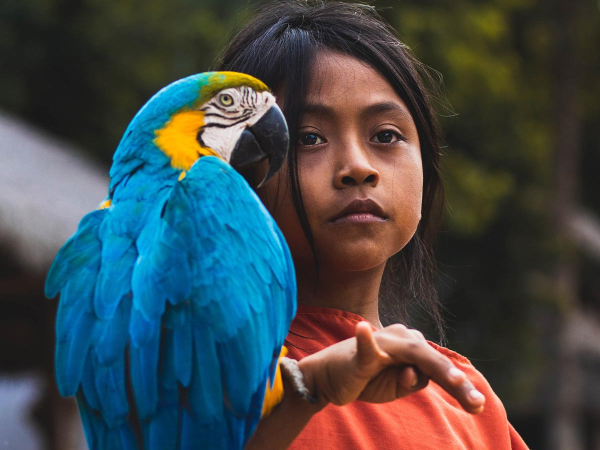
#> input picture test.jpeg, 1200 x 900 px (shown at 1/2 size); its folder holds 5 pictures in this run
$ python main.py   (older library calls are emulated)
#> lines starting #> are read from the running program, lines starting #| are printed output that depends on the picture; after the words box and inside, x2 and y2 are one past the last pixel; in counts of white or black regions, pixels touching at a corner belong together
### image.py
import numpy as np
import cv2
from skimage.util import random_noise


class Image:
    def __init__(self, input=None):
        if type(input) == type(str()):
            self.img = cv2.imread(input)
        elif type(input) == type(list()):
            self.img = input
        else:
            self.img = None

    def adjustBrightness(self, br, save=False):
        temp = self.img.astype(np.int)
        temp = temp * br
        temp[temp > 255] = 255
        temp = temp.astype(np.uint8)
        if save > 0:
            self.img = temp
        return temp

    def edge(self, save=False):
        temp = cv2.Canny(self.img, 100, 200)
        if save == True:
            self.img = temp
        return temp

    def edgePriserving(self, save=False):
        temp = cv2.edgePreservingFilter(self.img)
        if save == True:
            self.img = temp
        return temp

    def contoured(self, save=False):
        edged = self.edge()
        # Finding Contours
        contour, hier = cv2.findContours(
            edged, cv2.RETR_EXTERNAL, cv2.CHAIN_APPROX_NONE
        )
        # print("Count of Contours  = " + str(len(contour)))
        if save == False:
            temp = self.img.copy()
        return cv2.drawContours(temp, contour, -1, (0, 0, 255), 1)

    def crop(self, height, width, save=False):
        temp = self.img[height[0] : height[1], width[0] : width[1], :]
        if save == True:
            self.img = temp
        return temp

    #       'gauss'     Gaussian-distributed additive noise.
    #       'poisson'   Poisson-distributed noise generated from the data.
    #       's&p'       Replaces random pixels with 0 or 1.
    #       'speckle'   Multiplicative noise using out = image + n*image,where
    #                   n is uniform noise with specified mean & variance.
    #       x = var :
    #       Variance of random distribution. Used in ‘gaussian’ and ‘speckle’.
    #       x = amount :
    #       Proportion of image pixels to replace with noise on range [0, 1]. Used in ‘salt’, ‘pepper’, and ‘salt & pepper’.

    def addnoise(self, mode, x=0.05, save=False):
        if mode == "gaussian" or mode == "speckle":
            gimg = random_noise(self.img, mode=mode, var=x)
        elif mode == "s&p" or mode == "pepper" or mode == "salt":
            gimg = random_noise(self.img, mode=mode, amount=x)
        elif mode == "poisson":
            gimg = random_noise(self.img, mode=mode)
        else:
            return self.img
        gimg = np.floor(gimg * 255).astype(np.uint8)
        if save == True:
            self.img = gimg
        return gimg

    def rotate(self, angle, save=False):
        rows, cols, bgr = self.img.shape
        # cols-1 and rows-1 are the coordinate limits.
        M = cv2.getRotationMatrix2D(((cols - 1) / 2.0, (rows - 1) / 2.0), angle, 1)
        dst = cv2.warpAffine(self.img, M, (cols, rows))
        if save == True:
            self.img = dst
        return dst

    def denoise(self, save=False):
        temp = cv2.fastNlMeansDenoisingColored(self.img, None, 10, 10, 7, 15)
        temp = cv2.medianBlur(temp, 9)
        if save == True:
            self.img = temp
        return temp


    # [37 lines left out: functions grayScale, apply_sepia, destroy, Morphological, openning, not called in this run]

### funcs.py
from numpy.lib.type_check import imag
from image import Image
import glob
import cv2


def allImagesInThisDirectory(directory):
    list_of_possible_formats = [
        "bmp",
        "pbm",
        "pgm",
        "ppm",
        "sr",
        "ras",
        "jpeg",
        "jpg",
        "jpe",
        "jp2",
        "tiff",
        "tif",
        "png",
    ]
    list_of_images_directory = list()
    for format in list_of_possible_formats:
        list_of_images_directory += glob.glob(directory + "\\*." + format)
    list_of_image_objects = [Image(x) for x in list_of_images_directory]
#> in __init__, self.img is the input picture: shape (900, 1200, 3); mean B, G, R 75.5, 73.3, 66.1
#> call 2 of __init__, with input = './image1.jpg'
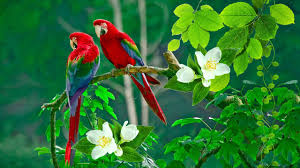
#> input picture image1.jpg, 300 x 168 px
#> in __init__, self.img is the input picture: shape (168, 300, 3); mean B, G, R 52, 115.7, 48.8
#> call 3 of __init__, with input = './rd1.jpg'
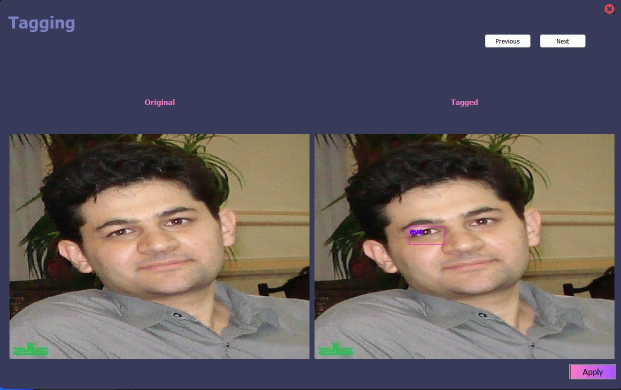
#> input picture rd1.jpg, 1242 x 780 px (shown at 1/2 size)
#> in __init__, self.img is the input picture: shape (780, 1242, 3); mean B, G, R 93.8, 89.8, 97.1
#> call 4 of __init__, with input = './rd2.jpg'
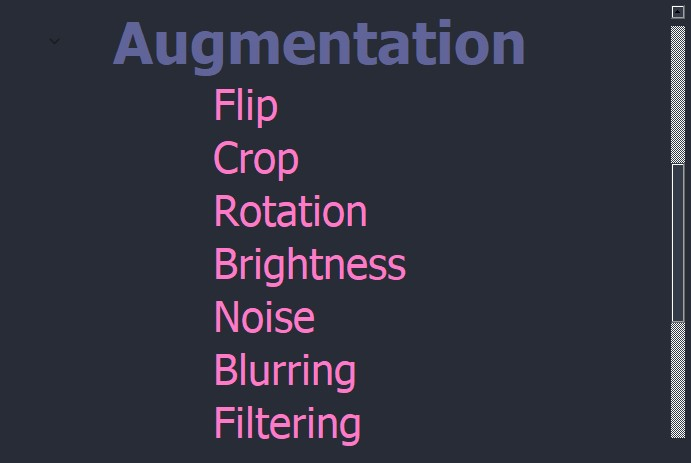
#> input picture rd2.jpg, 691 x 463 px
#> in __init__, self.img is the input picture: shape (463, 691, 3); mean B, G, R 63.6, 49.5, 49.8
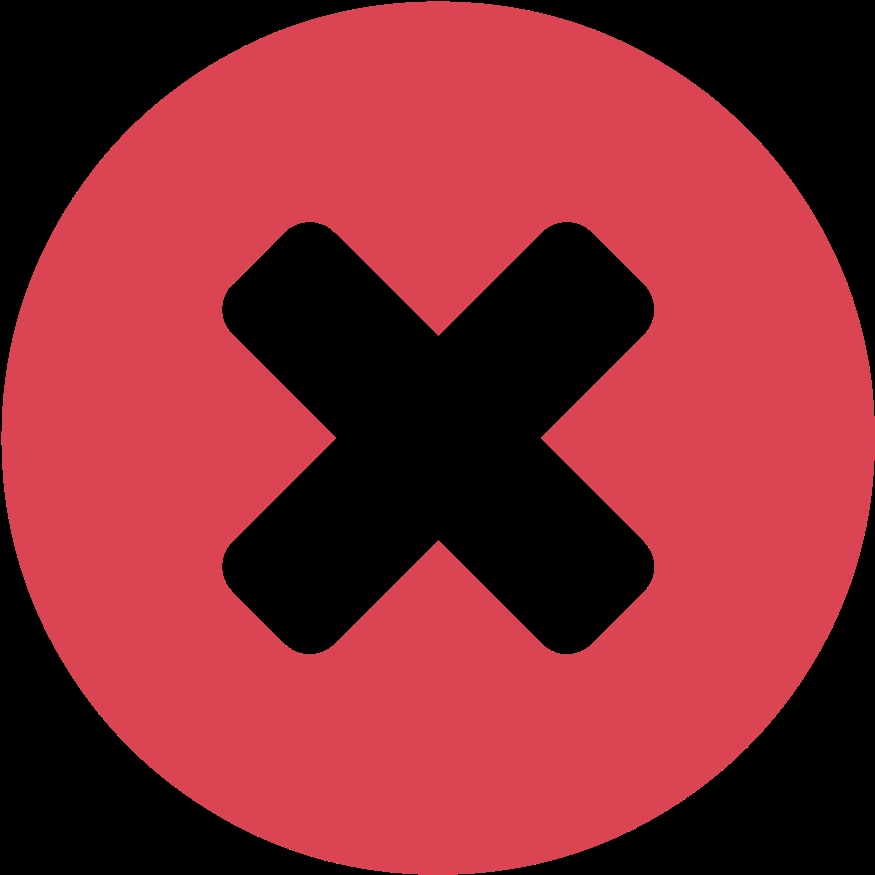
#> input picture exit2.png, 875 x 875 px
#> in __init__, self.img is the input picture: shape (875, 875, 3); mean B, G, R 51.7, 42.4, 135.9
    return list_of_image_objects


# [20 lines left out: function allImagesInThisDirectory2, not called in this run]


# now let's initialize the list of reference point
cropping = False
x_start, y_start, x_end, y_end = 0, 0, 0, 0
croped = None


def eazyCrop(image):
    # [29 lines left out: function mouse_crop, not called in this run]

    # load the image, clone it, and setup the mouse callback function
    original = image.copy()
    image = image.copy()
    clone = image.copy()
    cv2.namedWindow("image")
    cv2.setMouseCallback("image", mouse_crop)

    # keep looping until the 'q' key is pressed
    while True:
        # display the image and wait for a keypress
        clone = image.copy()
        if not cropping:
            cv2.imshow("image", image)
        elif cropping:
            cv2.rectangle(clone, (x_start, y_start), (x_end, y_end), (255, 0, 255), 2)
            cv2.imshow("image", clone)

        key = cv2.waitKey(1) & 0xFF

        # press 'r' to reset the window
        if key == ord("r"):
            image = original.copy()

        # if the 'c' key is pressed, break from the loop
        elif key == ord("c"):
            return croped


ref_point = []
total_texts = []


# [71 lines left out: function label, not called in this run]

### main.py
import cv2
from image import Image
from funcs import allImagesInThisDirectory, eazyCrop, label

# test      of       allImagesInThisDirectory()
list_of_all_images = allImagesInThisDirectory(".")
for i in range(len(list_of_all_images)):
    list_of_all_images[i].img = cv2.resize(list_of_all_images[i].img, (480, 320))
    cv2.imshow(str(i), list_of_all_images[i].img)
cv2.waitKey()
cv2.destroyAllWindows()


# test      of       Image methodes
imgObject = Image("test.jpeg")
imgObject.img = cv2.resize(imgObject.img, (800, 600))
img1 = imgObject.img
img2 = cv2.cvtColor(imgObject.img, cv2.COLOR_BGR2LAB)
#> img2: shape (600, 800, 3); mean of channels 0, 1, 2 80, 131.5, 128.3
img3 = imgObject.adjustBrightness(1.5)
img4 = imgObject.edge()
#> in edge, `temp = cv2.Canny(self.img, 100, 200)`:
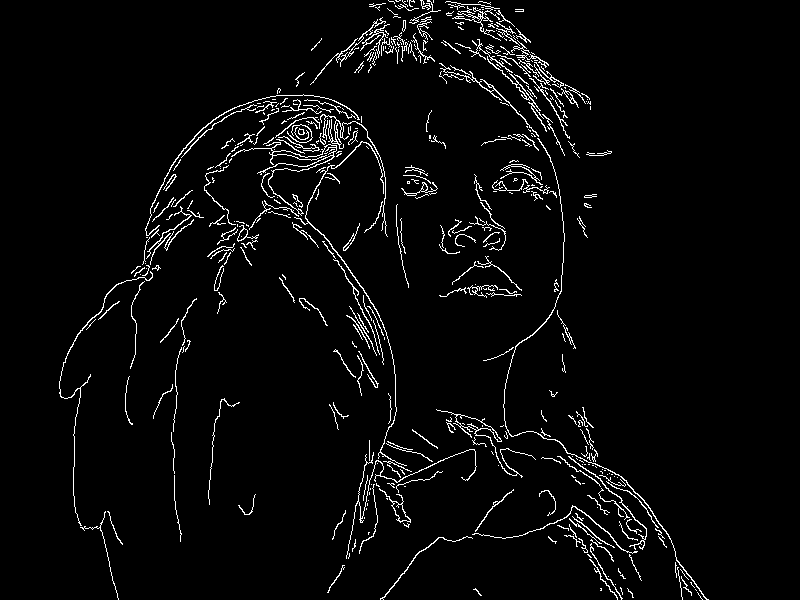
#> temp: shape (600, 800); 3.5% white in thin lines or dots, all inside (x1, y1, x2, y2) = (59, 0, 709, 600)
img5 = imgObject.edgePriserving()
img6 = imgObject.contoured()
#> in contoured, `contour, hier = cv2.findContours( edged, cv2.RETR_EXTERNAL, cv2.CHAIN_..`: contour = 452 contours, 406 with area under 20; largest, box (x1, y1, x2, y2) and area: (436, 409, 536, 478) 380, (231, 142, 337, 216) 380, (379, 488, 411, 523) 191, (503, 138, 709, 600) 164, (294, 141, 407, 466) 154

# cv2.ROTATE_90_CLOCKWISE & cv2.ROTATE_90_COUNTERCLOCKWISE are possible
img7 = cv2.rotate(imgObject.img, cv2.ROTATE_90_CLOCKWISE)

# 0 means flipping around the x-axis and positive value (for example, 1) means flipping around y-axis.
# Negative value (for example, -1) means flipping around both axes.
img8 = cv2.flip(imgObject.img, 0)
img9 = imgObject.crop([0, 399], [140, 500])

img10 = imgObject.rotate(30)
img11 = imgObject.addnoise("s&p", 0.5, save=True)
#> in addnoise, `gimg = random_noise(self.img, mode=mode, amount=x)`:
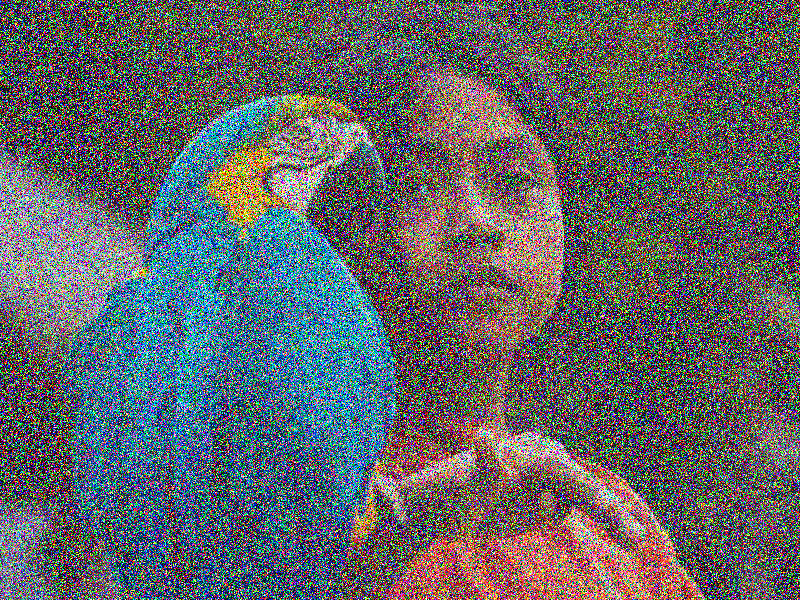
#> gimg: shape (600, 800, 3) float64; mean B, G, R 0.397, 0.394, 0.38
img12 = imgObject.denoise()
#> in denoise, `temp = cv2.medianBlur(temp, 9)`:
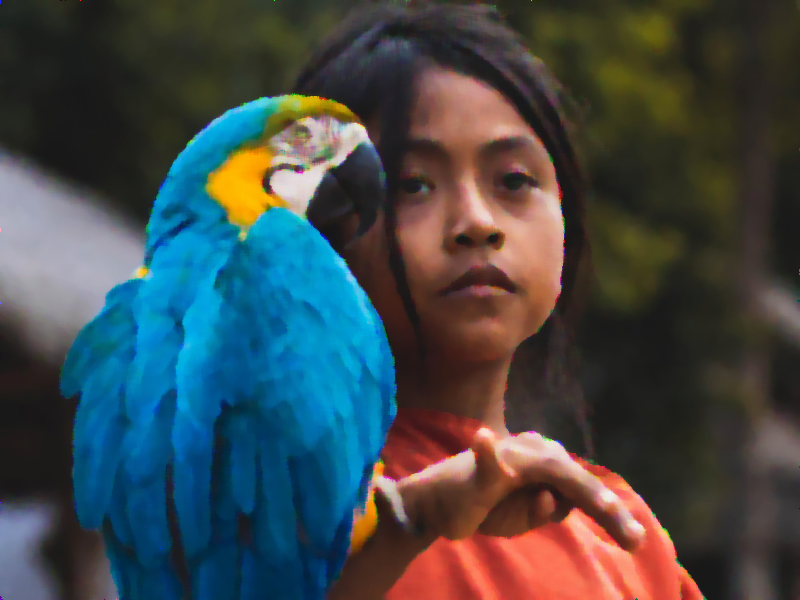
#> temp: shape (600, 800, 3); mean B, G, R 74.6, 72.5, 65.3


# Gaussian Blur
Gaussian = cv2.GaussianBlur(img1, (9, 9), 0)
# Median Blur
median = cv2.medianBlur(img11, 9)
# Bilateral Blur
bilateral = cv2.bilateralFilter(img1, 15, 75, 75)


# For img1-img12
cv2.imshow("original", img1)
cv2.imshow("noisy", img11)
cv2.imshow("denoised", img12)
cv2.waitKey()
cv2.destroyAllWindows()


# test      of       eazyCrop()
# select a rectangle then press 'c' to crop or 'r' to reset the photo
croped = eazyCrop(img1)
#> (key e is pressed here)
cv2.imshow("croped", croped)
cv2.waitKey()
cv2.destroyAllWindows()

# test      of       label()
# select a rectangle, press 'l' and then enter your text to label
labeled = label(img1)
cv2.imshow("labeled", labeled[0])
cv2.waitKey()
cv2.destroyAllWindows()
